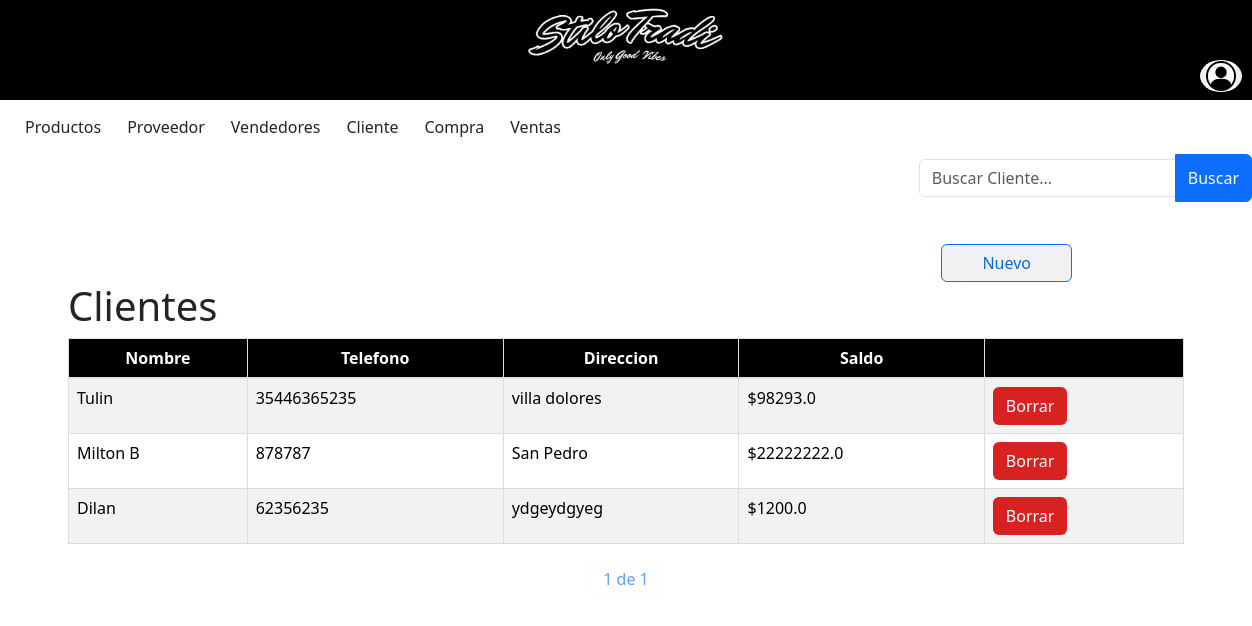
The page /cliente/ClienteLista/ on the database its author committed.
### miAplicacion/models.py (models this page shows, shortened)
class Cliente(models.Model):
    Nombre = models.CharField (max_length=50)
    Telefono = models.IntegerField ()
    Direccion = models.CharField (max_length=50)
    Saldo = models.FloatField ()

### miAplicacion/views.py (the view)
# urls.py: path('cliente/ClienteLista/', views.ClienteLista.as_view(), name='clienteLista'),
class ClienteLista(ListView):
    model = Cliente
    template_name = 'Cliente.html'
    context_object_name = 'cliente'
    paginate_by = 3
    def get_queryset(self):
        query = self.request.GET.get('q', '')
        if not query:
            cliente = Cliente.objects.all()
        else:
            cliente = Cliente.objects.filter(Nombre__icontains = query)
        return cliente

### miProyecto/templates/cliente.html (shortened to what this page needs)
{% include 'base.html' %}
{% block content %}
{% load bootstrap5 %}
{% load static %}
<!DOCTYPE html>
<div class="d-flex justify-content-end align-items-end mb-3">
    <form method="GET" action="{% url 'clienteLista' %}">
        <div class="input-group">
            <input type="text" class="form-control inputApagado" name="q" value="{{ query }}" placeholder="Buscar Cliente...">
            <button class="btn btn-primary text-light" type="submit">Buscar</button>
        </div>
    </form>
</div>
    <div class="d-flex justify-content-end  align-items-end">
        <a class="btn btn-primary custom-btn" href="{% url 'ClienteNuevo' %}">Nuevo</a></td>
    </div>
<head>
    {% bootstrap_css %}
</head>
<body>
    <div class="container">
        <h1>Clientes</h1>
        <table class="table table-striped table-hover">
            <thead>
                <tr>
                    <tr>
                        <th>Nombre</th>
                        <th>Telefono</th>
                        <th>Direccion</th>
                        <th>Saldo</th>
                        <th></th>
                    </tr>
                </tr>
            </thead>
            <tbody>
                {% for cliente in cliente %}
                <tr style ="cursor: pointer;" onclick="window.location.href='/cliente/ClienteModif/{{cliente.id}}'">
                    <td>{{ cliente.Nombre}}</td>
                    <td>{{ cliente.Telefono}}</td>
                    <td>{{ cliente.Direccion}}</td>
                    <td>${{ cliente.Saldo}}</td>
                    <td><a class="btn custom-btn2" href="/cliente/ClienteBorrar/{{cliente.id}}">Borrar</a>
                </tr>
                {% endfor %}
            </tbody>
        </table>
    </div>
    <div class="pagination justify-content-center">
        <span class="current-page btn btn-outline-light disabled text-primary mb-3">
            {{ page_obj.number }} de {{ page_obj.paginator.num_pages }}
        </span>
    </div>
</body>
</html>
{% endblock %}

### miProyecto/static/estilos.css (style rules this page uses)
body { margin: 0; padding: 0; }
.form-control { width: 100%; margin: 5px 0; padding: 10px; border: 1px solid #ccc; border-radius: 5px; }
input, select, textarea { width: 100%; margin: 5px 0; padding: 10px; border: 1px solid #ccc; border-radius: 5px; }
.btn.custom-btn2 { background-color: rgb(216, 33, 33); color:#ffffff; }
.btn.custom-btn { background-color: rgb(241, 241, 241); color:rgb(8, 106, 218); margin-right: 180px; margin-top: 10px; text-align: center; padding-left: 40px; padding-right: 40px; }
.table thead th { border: 1px solid #dddddd; padding: 8px; text-align: center; background-color: #000000; color: #ffffff; vertical-align: bottom; border-bottom: 2px solid #dee2e6; }
.table td { border: 1px solid #dddddd; padding: 8px; }
.table { width: 100%; border-collapse: collapse; border: 1px solid #dee2e6; }

### rows shown on the page
Cliente: Nombre "Tulin", Telefono "35446365235", Direccion "villa dolores", Saldo "98293.0"
Cliente: Nombre "Milton B", Telefono "878787", Direccion "San Pedro", Saldo "22222222.0"
Cliente: Nombre "Dilan", Telefono "62356235", Direccion "ydgeydgyeg", Saldo "1200.0"

### other values the page prints
{{ page_obj.number }} "1"
{{ page_obj.paginator.num_pages }} "1"
